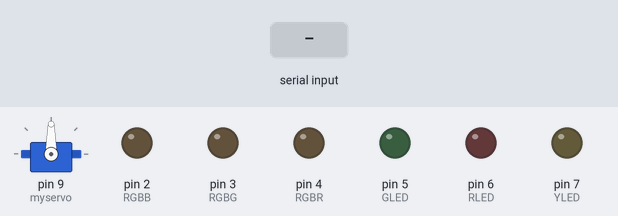
Simulated run of this sketch. Board: Arduino Uno, built with avr-gcc and run on an emulated ATmega328P. On the bench: servo, output pins drawn as LEDs (lit = HIGH). Dashed ring = blinking. The test bench sets the inputs (shaded band).

Above: at 1.2 s.
1.3 s: "pattern1" received over Serial
At 3.2 s:
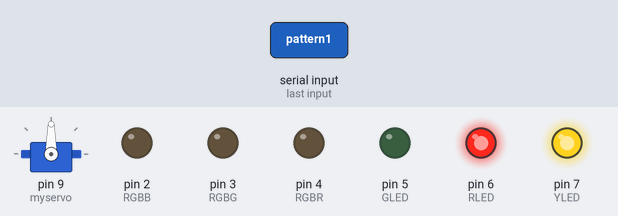
3.9 s: "color1" received over Serial
At 5.7 s:
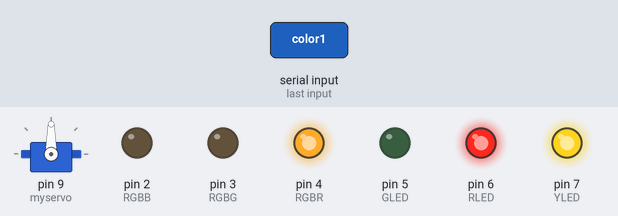
6.4 s: "color2" received over Serial
At 8.6 s:
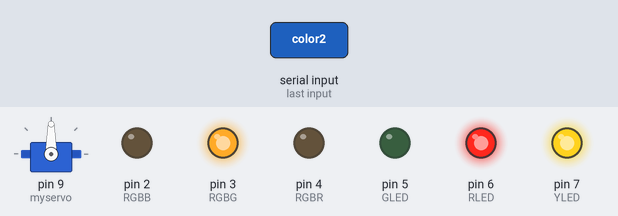
8.9 s: "color3" received over Serial
At 10.7 s:
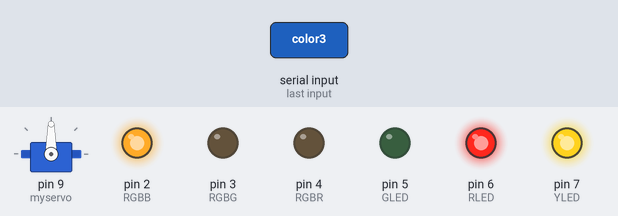
11.4 s: "pattern3" received over Serial
At 14.3 s:
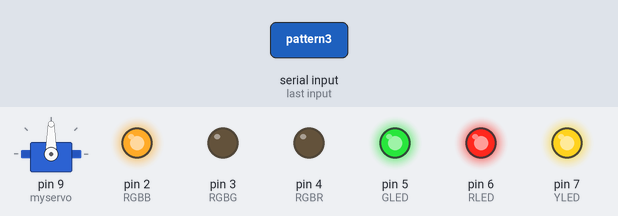
14.4 s: "pattern2" received over Serial
At 21.2 s:
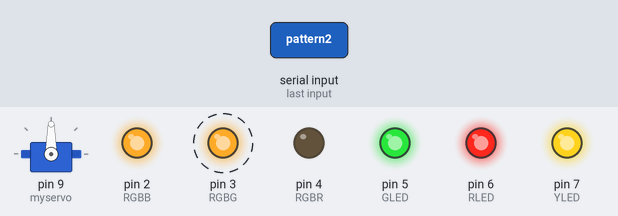
Timing chart, 0 to 21.9 s (numbered marks = the images above; inputs shaded):
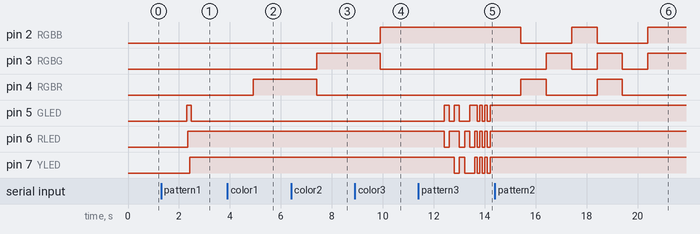

The sketch:

CS5041-ArduinoCode.ino
```cpp
#include <SoftwareSerial.h>
#include <Servo.h>
//bluetooth in/out
const int bluetoothTx = 10;
const int bluetoothRx = 11;

#define RLED 6
#define GLED 5
#define YLED 7
#define RGBR 4
#define RGBG 3
#define RGBB 2

int count = 0;
int timer = 30;
String color;

String Command;
byte State =1;
byte Counter =0;
long LastTic;

Servo myservo;
SoftwareSerial bluetooth(bluetoothTx, bluetoothRx);

void setup() {
  bluetooth.begin(9600);
  Serial.begin(9600);
  pinMode(RGBB, OUTPUT);  // blue 2
  pinMode(RGBG, OUTPUT);  // green 3
  pinMode(RGBR, OUTPUT);  // red 4
  pinMode(RLED, OUTPUT);  //6
  pinMode(YLED, OUTPUT);  //7
  pinMode(GLED, OUTPUT);  //5
  myservo.attach(9); // attach servo signal wire to pin 9

  LastTic = millis();
  stopAll();
}
//-----------------------------------------------------------------------//
void loop() {

  if(Serial.available()){
    Command = Serial.readString();
    handleCommand();
    }
}

void handleCommand(){

  //stopAll();

  if(Command == "color1"){
      lightControl("red");
    }
  else if (Command == "color2"){
      lightControl("green");
    }
  else if (Command == "color3"){
      lightControl("blue");
    }
  else if (Command == "pattern1"){
      lightControl("l1");
    }
   else if (Command == "pattern2"){
      lightControl("l2");
    }
  else if (Command == "pattern3"){
      lightControl("l3");
    }
  else if (Command == "turn1"){
      myservo.write(45);
      delay(1000);
    }
  else if (Command == "turn2"){
      myservo.write(90);
      delay(1000);
    }
  else if (Command == "turn3"){
      myservo.write(135);
      delay(1000);
    }
  else if (Command == "turn4"){
      myservo.write(180);
      delay(1000);
    }
  else if (Command == "colorS"){
      stopAll();
    }
  else{
      Serial.println("Error!!");
    }
}

void stopAll(){
  digitalWrite(RLED, LOW);
  digitalWrite(GLED, LOW);
  digitalWrite(YLED, LOW);
  digitalWrite(RGBR, LOW);
  digitalWrite(RGBG, LOW);
  digitalWrite(RGBB, LOW);
  }

void lightControl(String color){

    if (color == "blue") // set white led to blue
    {
      digitalWrite(2, HIGH);
      digitalWrite (3, LOW);
      digitalWrite(4, LOW);
      delay(10);
    }
    else if (color == "green") // set white led light to green
    {
      digitalWrite(2, LOW);
      digitalWrite (3, HIGH);
      digitalWrite(4, LOW);
      delay(10);
    }
    else if (color == "red") // set white led light to red
    {
      digitalWrite(2, LOW);
      digitalWrite (3, LOW);
      digitalWrite(4, HIGH);
      delay(10);
    }
    else if (color == "l3") // LED pattern #3 - turns on/ff red, green, yellow LEDs in specific order
    {
      digitalWrite(5, HIGH);
      digitalWrite(6, LOW);
      digitalWrite(7, HIGH);
          delay(200);
      digitalWrite(5, LOW);
      digitalWrite(6, HIGH);
      digitalWrite(7, HIGH);
         delay(200);
      digitalWrite(5, HIGH);
      digitalWrite(6, HIGH);
      digitalWrite(7, LOW);
          delay(200);
      digitalWrite(5, LOW);
      digitalWrite(6, LOW);
      digitalWrite(7, HIGH);
          delay(200);
      digitalWrite(5, LOW);
      digitalWrite(6, HIGH);
      digitalWrite(7, LOW);
          delay(200);
      digitalWrite(5, HIGH);
      digitalWrite(6, LOW);
      digitalWrite(7, LOW);
          delay(200);
      digitalWrite(5, HIGH);
      digitalWrite(6, HIGH);
      digitalWrite(7, HIGH);
          delay(100);
      digitalWrite(5, LOW);
      digitalWrite(6, LOW);
      digitalWrite(7, LOW);
          delay(100);
      digitalWrite(5, HIGH);
      digitalWrite(6, HIGH);
      digitalWrite(7, HIGH);
         delay(100);
      digitalWrite(5, LOW);
      digitalWrite(6, LOW);
      digitalWrite(7, LOW);
          delay(100);
      digitalWrite(5, HIGH);
      digitalWrite(6, HIGH);
      digitalWrite(7, HIGH);
          delay(100);
      digitalWrite(5, LOW);
      digitalWrite(6, LOW);
      digitalWrite(7, LOW);
          delay(100);
      digitalWrite(5, HIGH);
      digitalWrite(6, HIGH);
      digitalWrite(7, HIGH);
    }

    else if (color == "l2") // LED pattern # 2 - cyces through color spectrum with white LEDs
    {
      setColor(255,0,0);
      delay(1000);
      setColor(0,255,0);
      delay(1000);
      setColor(0,0,255);
      delay(1000);
      setColor(255,255,0);
      delay(1000);
      setColor(80,0,80);
      delay(1000);
      setColor(0,255,255);
      delay(1000);
    }

    else if (color == "l1") // patern #1 in red/green/yellow LEDs.
    {
        digitalWrite(GLED, HIGH);
        delay(timer);
        digitalWrite(RLED, HIGH);
        delay(timer);
        digitalWrite(YLED, LOW);
        delay(timer * 2);
        digitalWrite(YLED, HIGH);
        delay(timer);
        digitalWrite(RLED, HIGH);
        delay(timer);
        digitalWrite(GLED, LOW);
        delay(timer * 2);
    }
}

void setColor(int r, int g, int b){
    #ifdef COMMON_ANODE;
    r = 255 -r;
    g = 255 - g;
    b = 255 - b;

    #endif
    analogWrite(RGBR, r);
    analogWrite(RGBG, g);
    analogWrite(RGBB, b);
  }
```

Measured:
- after the input at 1.3 s, pin 5 (GLED): LOW → HIGH after 1.0 s, → LOW 0.18 s later; pin 6 (RLED): LOW → HIGH after 1.0 s; pin 7 (YLED): LOW → HIGH after 1.1 s
- after the input at 3.9 s, pin 4 (RGBR): LOW → HIGH after 1.0 s
- after the input at 6.4 s, pin 3 (RGBG): LOW → HIGH after 1.0 s; pin 4 (RGBR): HIGH → LOW after 1.0 s
- after the input at 8.9 s, pin 2 (RGBB): LOW → HIGH after 1.0 s; pin 3 (RGBG): HIGH → LOW after 1.0 s
- after the input at 11.4 s, pin 5 (GLED): LOW → HIGH after 1.0 s, → LOW 0.20 s later, → HIGH 0.20 s later, → LOW 0.20 s later, … (11 changes in this stretch); pin 6 (RLED): goes LOW 0.20 s, HIGH 0.40 s, LOW 0.20 s, HIGH 0.20 s, LOW 0.20 s, 3 × (HIGH 0.10 s, LOW 0.10 s), then HIGH, starting after 1.0 s
- after the input at 14.4 s, pin 2 (RGBB), pin 4 (RGBR): alternates HIGH for 1.0 s and LOW for 2.0 s, starting after 1.0 s; pin 3 (RGBG): alternates HIGH for 1.0 s and LOW for 1.0 s, starting after 2.0 s
